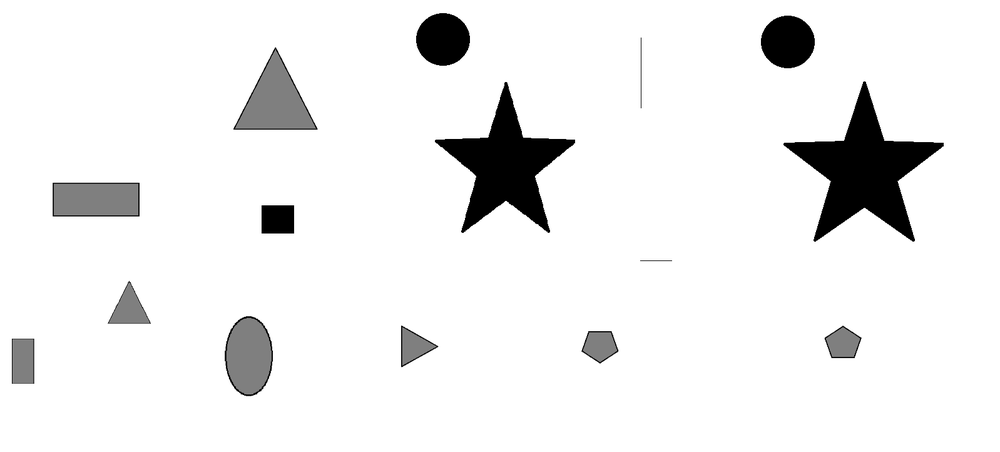
#> input picture shap_Detection 2019/Project777/sss8.png, 1000 x 452 px, shrunk from 1598 x 722 before the run
$ python main.py   (older library calls are emulated)
#> lines starting #> are read from the running program, lines starting #| are printed output that depends on the picture; after the words box and inside, x2 and y2 are one past the last pixel; in counts of white or black regions, pixels touching at a corner belong together
import numpy as np
import cv2
import matplotlib.pyplot as plt


img = cv2.imread("sss8.png", cv2.IMREAD_GRAYSCALE)
#> img is the input picture: shape (452, 1000); min 0, max 255, mean 237.9
imgcopy = cv2.imread("sss8.png")

_, threshold = cv2.threshold(img, 240, 255, cv2.THRESH_BINARY)
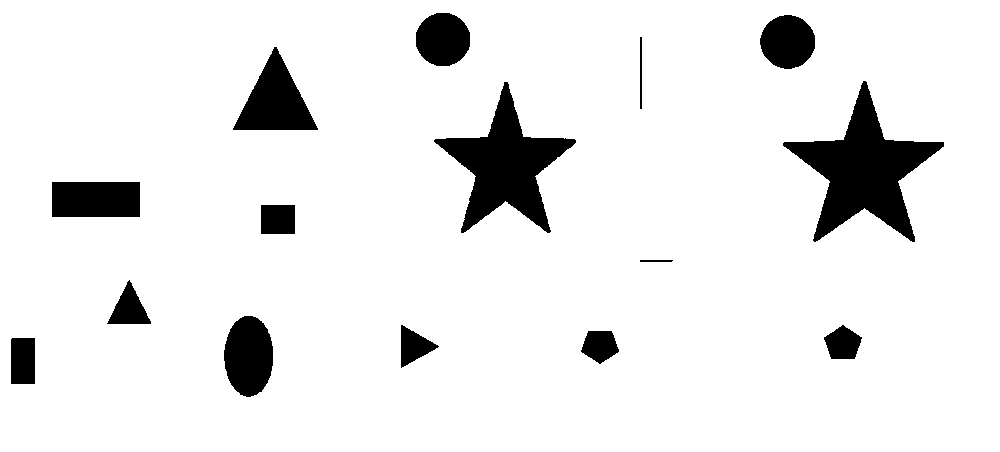
#> threshold: shape (452, 1000); 91.6% white; 15 black regions
_, contours, _ = cv2.findContours(threshold, cv2.RETR_TREE, cv2.CHAIN_APPROX_SIMPLE)
#> contours = 16 contours; largest, box (x1, y1, x2, y2) and area: (0, 0, 1000, 452) 450549, (782, 80, 945, 243) 9994, (433, 81, 577, 234) 8304, (232, 46, 319, 131) 3775, (223, 315, 274, 398) 3206

font = cv2.FONT_HERSHEY_TRIPLEX  # the font for the shape name

counter = 0

for cnt in contours:
    approx = cv2.approxPolyDP(cnt, 0.01 * cv2.arcLength(cnt, True), True)  # number of corners in the shape
    cv2.drawContours(img, [approx], 0, (0), 0, )

    x = approx.ravel()[0]
    y = approx.ravel()[1]

    if len(approx) == 2:
        cv2.fillPoly(imgcopy, [cnt], color=(200, 155., 70))
        cv2.putText(imgcopy, "Line", (x, y), font-2, 1, (0))

    elif len(approx) == 3:
        cv2.fillPoly(imgcopy, [cnt], color=(0, 255, 0))
        cv2.putText(imgcopy, "Triangle", (x, y), font-3, 1, (0))

    elif len(approx) == 4:
        x2 = approx.ravel()[2]  # the 4 points of the sqare\reqtangle
        y2 = approx.ravel()[3]
        x3 = approx.ravel()[4]
        y3 = approx.ravel()[5]
        x4 = approx.ravel()[6]
        y4 = approx.ravel()[7]

        # [15 lines of commented-out code are left out]

        if counter == 0:  # the fram window is asqare too haha
            cv2.fillPoly(imgcopy, [cnt], color=(150, 150, 150))

        # if ((x2-x)-(y4-y)<10   and counter > 0):
        elif (((x2 - x) - (y4 - y)) < 10 and ((x2 - x) - (y4 - y)) > 0 and counter > 0):
            cv2.fillPoly(imgcopy, [cnt], color=(255, 255, 0))
            cv2.putText(imgcopy, "Square", (x, y - 3), font-1, 1, (0))

        elif (counter > 0):  # not the window square...
            cv2.fillPoly(imgcopy, [cnt], color=(150, 150, 200))
            cv2.putText(imgcopy, "Rectangle", (x, y - 3), font-1, 1, (0))

        counter = counter + 1

    elif len(approx) == 5:
        x2 = approx.ravel()[2]
        y2 = approx.ravel()[3]
        cv2.fillPoly(imgcopy, [cnt], color=(255, 0, 0))
        cv2.putText(imgcopy, "Pentagon", (x2, y2), font, 1, (0))

    elif len(approx) == 10 :
        cv2.fillPoly(imgcopy, [cnt], color=(250, 250, 130))
        cv2.putText(imgcopy, "Star", (x, y), font, 1, (0))

    elif 6 < len(approx) < 15  :
        cv2.fillPoly(imgcopy, [cnt], color=(0, 0, 255))
        cv2.putText(imgcopy, "Ellipse", (x, y), font, 1, (20))

    else:
        cv2.fillPoly(imgcopy, [cnt], color=(0, 255, 255))
        cv2.putText(imgcopy, "Circle", (x, y), font, 1, (0))
#> this loop made 16 passes
#> (x, y, x2, y2, x3, y3, x4, y4) on passes 1, 5, 7, 9, 10, 14: (0, 0, 0, 451, 999, 451, 999, 0), (400, 367, 401, 324, 439, 346, 407, 365), (129, 279, 151, 323, 107, 324, 114, 306), (260, 205, 294, 204, 295, 233, 261, 234), (51, 182, 139, 181, 140, 216, 52, 217), (640, 36, 642, 37, 641, 109, 639, 108)
#> (x, y, x2, y2) on passes 2, 4: (12, 337, 35, 338), (823, 337, 843, 324)
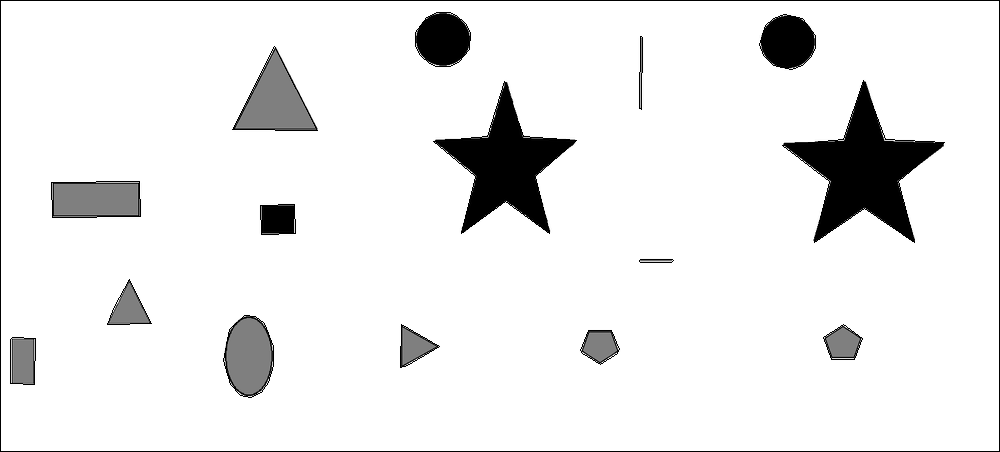
#> img: shape (452, 1000); 1.27% of pixels changed, all inside (x1, y1, x2, y2) = (0, 0, 1000, 452)
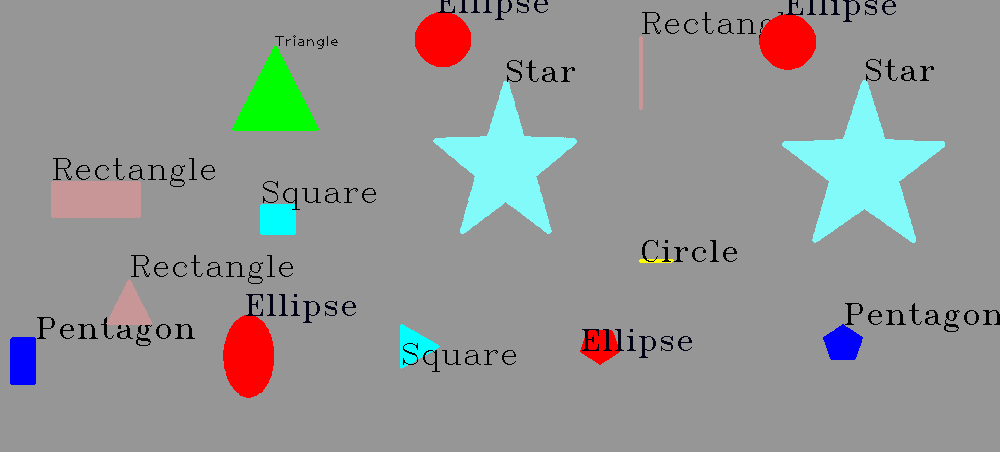
#> imgcopy: shape (452, 1000, 3); mean B, G, R 148.4, 149.3, 146.6
#> after the loop, counter = 6


#     show in matplotlib
plt.imshow(cv2.cvtColor(imgcopy, cv2.COLOR_BGR2RGB))
mng = plt.get_current_fig_manager()
mng.window.showMaximized()
plt.show()


# [7 lines of commented-out code are left out]

$ run again, with shap_Detection 2019/Project777/sss3.png copied over shap_Detection 2019/Project777/sss8.png
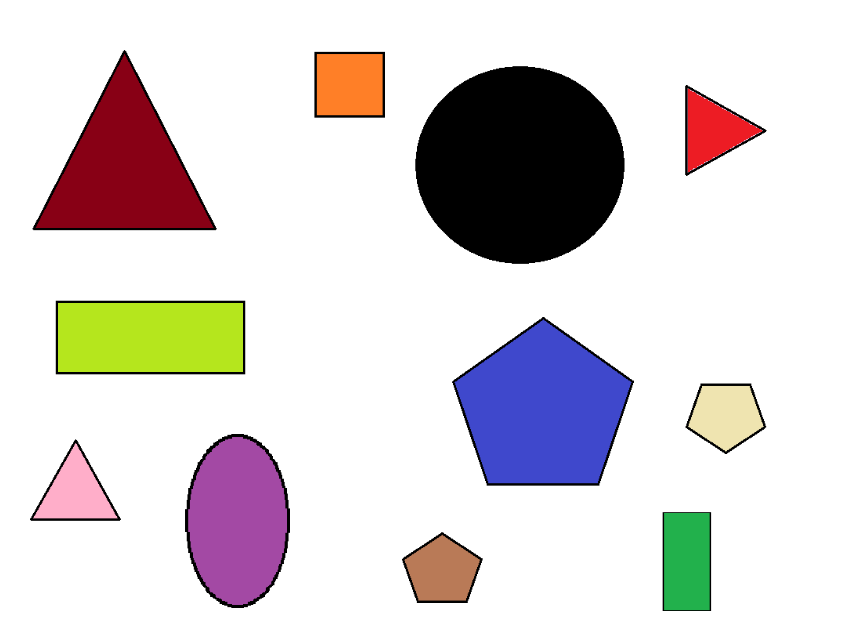
#> input picture shap_Detection 2019/Project777/sss3.png, 843 x 643 px
#> imgcopy is the input picture: shape (643, 843, 3); mean B, G, R 213.5, 212.4, 218.9
#> `_, threshold = cv2.threshold(img, 240, 255, cv2.THRESH_BINARY)`:
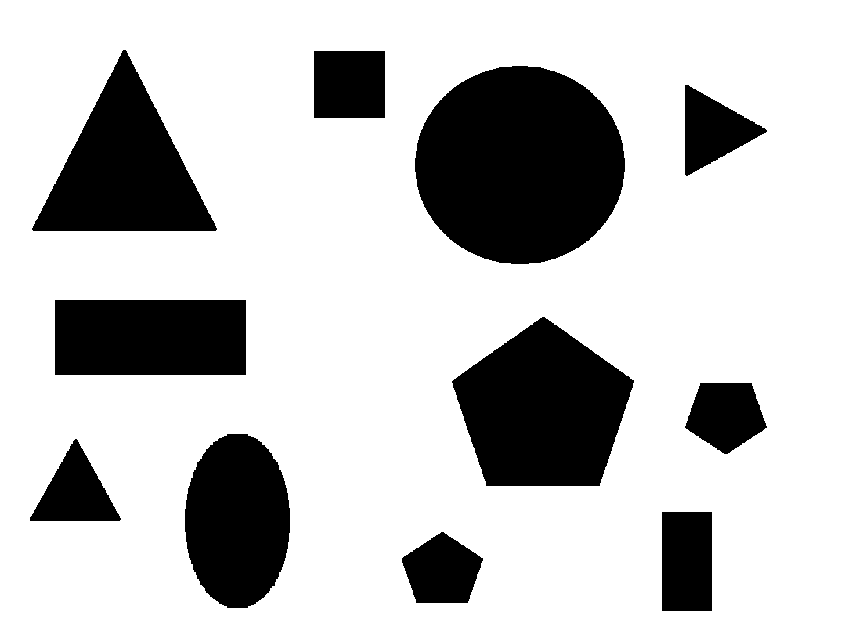
#> threshold: shape (643, 843); 76.8% white; 11 black regions
#> contours = 12 contours; largest, box (x1, y1, x2, y2) and area: (0, 0, 843, 643) 540564, (414, 65, 626, 265) 32952, (451, 316, 635, 487) 21703, (31, 49, 218, 232) 17440, (184, 433, 291, 609) 14704
#> the loop `for cnt in contours:` made 12 passes
#> (x, y, x2, y2, x3, y3, x4, y4) on passes 1, 3, 8, 11: (0, 0, 0, 642, 842, 642, 842, 0), (662, 511, 712, 512, 711, 611, 661, 610), (54, 300, 245, 299, 246, 374, 55, 375), (313, 51, 384, 50, 385, 117, 314, 118)
#> after the loop `for cnt in contours:`:
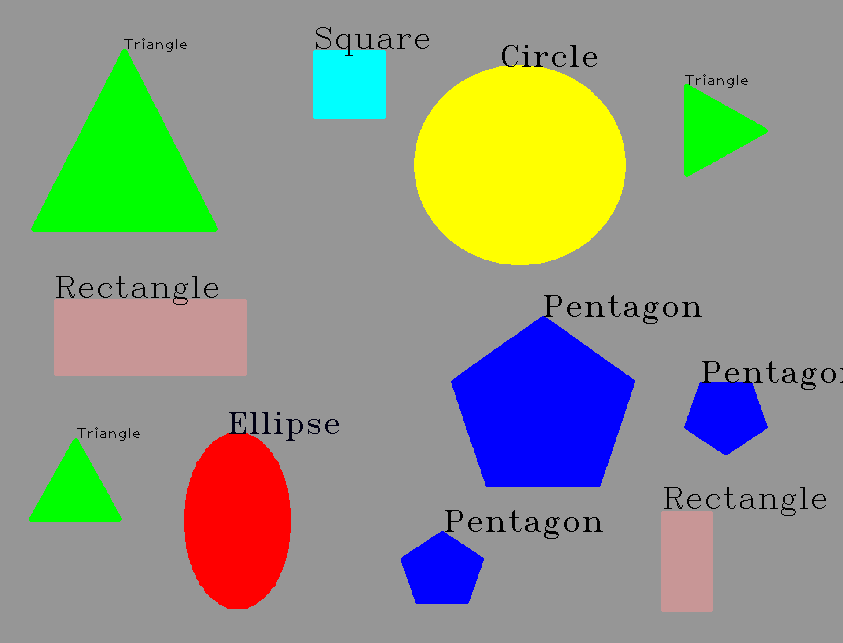
#> imgcopy: shape (643, 843, 3); mean B, G, R 134.9, 148.4, 142.6
#> after the loop `for cnt in contours:`: counter = 4

$ run again, with shap_Detection 2019/Project777/sss4.png copied over shap_Detection 2019/Project777/sss8.png
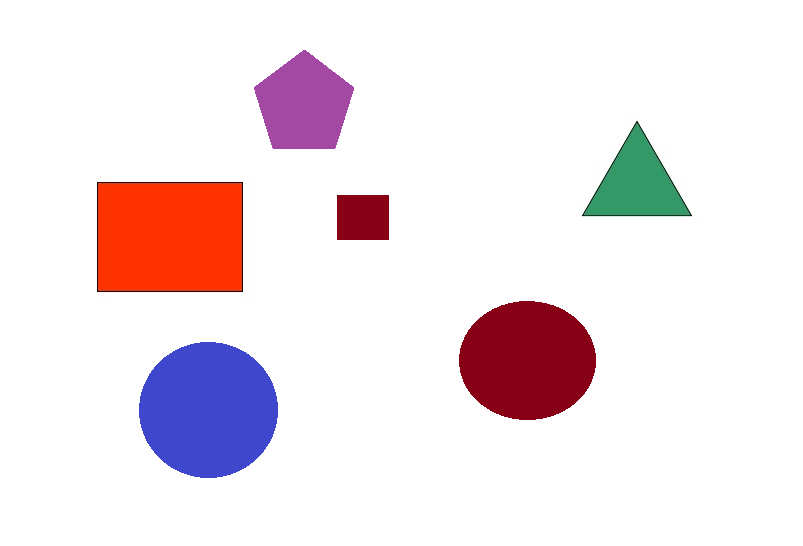
#> input picture shap_Detection 2019/Project777/sss4.png, 803 x 546 px
#> imgcopy is the input picture: shape (546, 803, 3); mean B, G, R 232.5, 228.3, 240.1
#> `_, threshold = cv2.threshold(img, 240, 255, cv2.THRESH_BINARY)`:
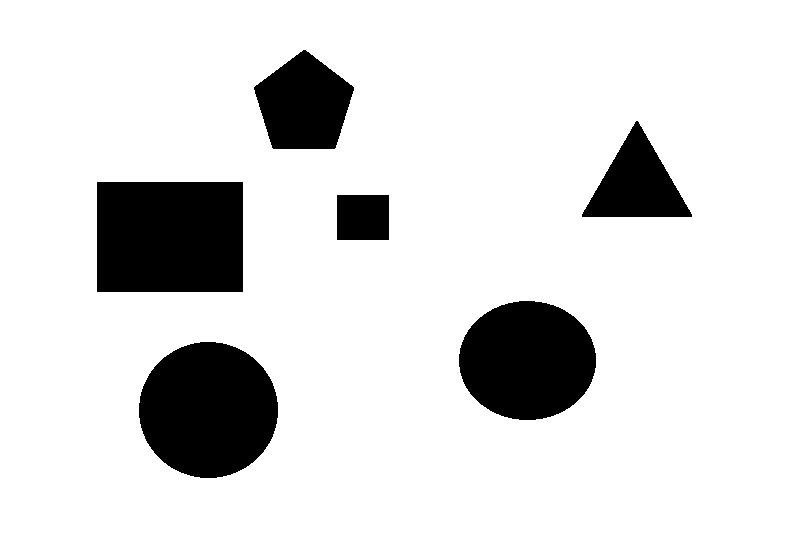
#> threshold: shape (546, 803); 86.7% white; 6 black regions
#> contours = 7 contours; box (x1, y1, x2, y2) and area: (0, 0, 803, 546) 437090, (96, 181, 244, 293) 16315, (138, 341, 279, 479) 15032, (458, 300, 597, 421) 12983, (253, 49, 355, 150) 7090, (581, 120, 693, 218) 5627, (336, 194, 390, 241) 2436
#> the loop `for cnt in contours:` made 7 passes
#> (x, y, x2, y2, x3, y3, x4, y4) on passes 1, 4, 5: (0, 0, 0, 545, 802, 545, 802, 0), (336, 195, 388, 194, 389, 239, 337, 240), (96, 182, 242, 181, 243, 291, 97, 292)
#> after the loop `for cnt in contours:`:
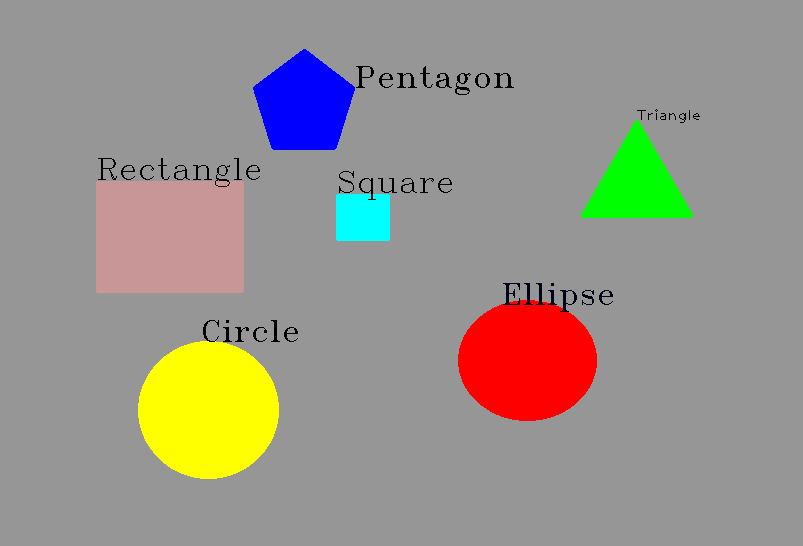
#> imgcopy: shape (546, 803, 3); mean B, G, R 139.7, 147.6, 152.3
#> after the loop `for cnt in contours:`: counter = 3

$ run again, with shap_Detection 2019/Project777/sss5.png copied over shap_Detection 2019/Project777/sss8.png
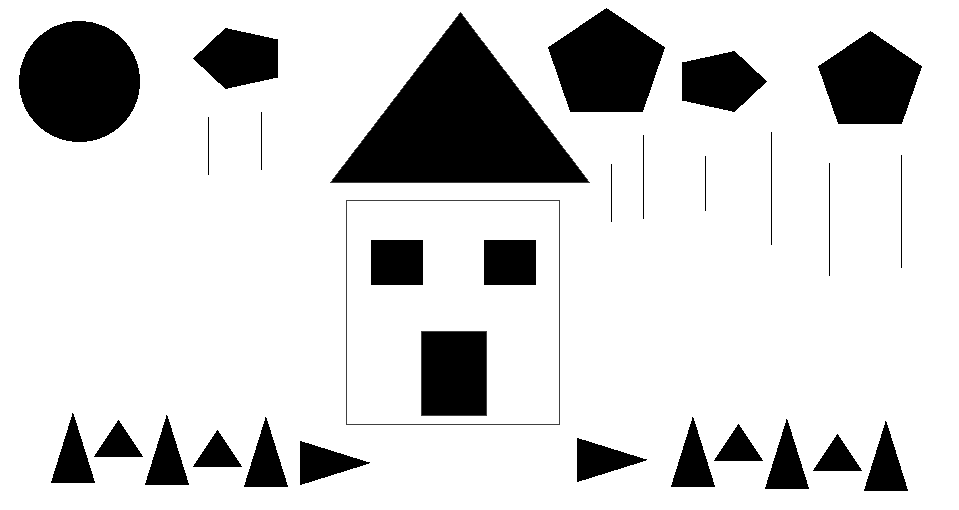
#> input picture shap_Detection 2019/Project777/sss5.png, 959 x 510 px
#> img is the input picture: shape (510, 959); min 0, max 255, mean 211.3
#> threshold: shape (510, 959); 82.8% white; 30 black regions
#> contours = 32 contours; largest, box (x1, y1, x2, y2) and area: (0, 0, 959, 510) 487622, (345, 199, 561, 426) 48588, (347, 201, 559, 424) 46842, (329, 11, 591, 184) 22616, (18, 20, 141, 143) 11669
#> the loop `for cnt in contours:` made 32 passes
#> (x, y, x2, y2, x3, y3, x4, y4) on passes 1, 14, 15, 16, 17, 18: (0, 0, 0, 509, 958, 509, 958, 0), (346, 199, 560, 200, 559, 425, 345, 424), (347, 201, 347, 423, 558, 423, 558, 201), (421, 330, 487, 331, 486, 416, 420, 415), (483, 240, 535, 239, 536, 284, 484, 285), (370, 240, 422, 239, 423, 284, 371, 285)
#> after the loop `for cnt in contours:`:
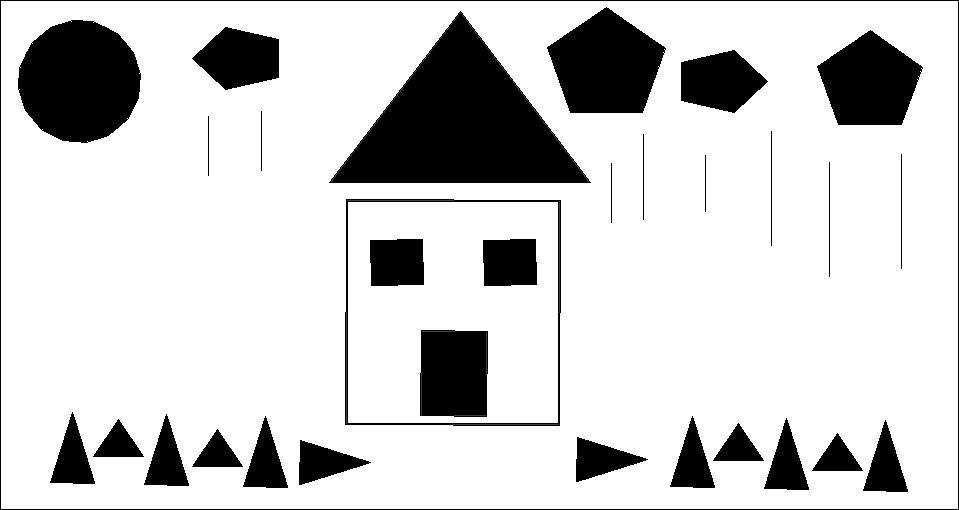
#> img: shape (510, 959); 1.58% of pixels changed, all inside (x1, y1, x2, y2) = (0, 0, 959, 510)
#> after the loop `for cnt in contours:`:
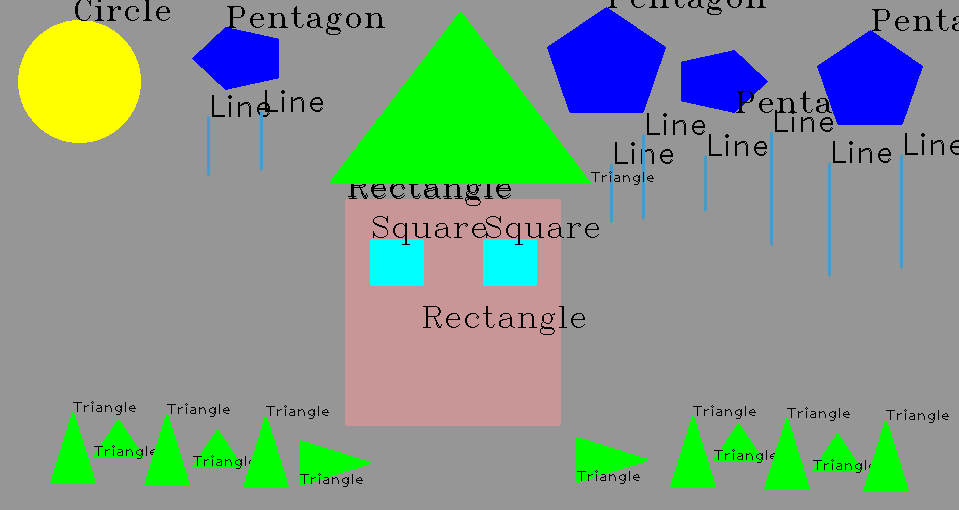
#> imgcopy: shape (510, 959, 3); mean B, G, R 137.5, 152.6, 132.8
#> after the loop `for cnt in contours:`: counter = 6
